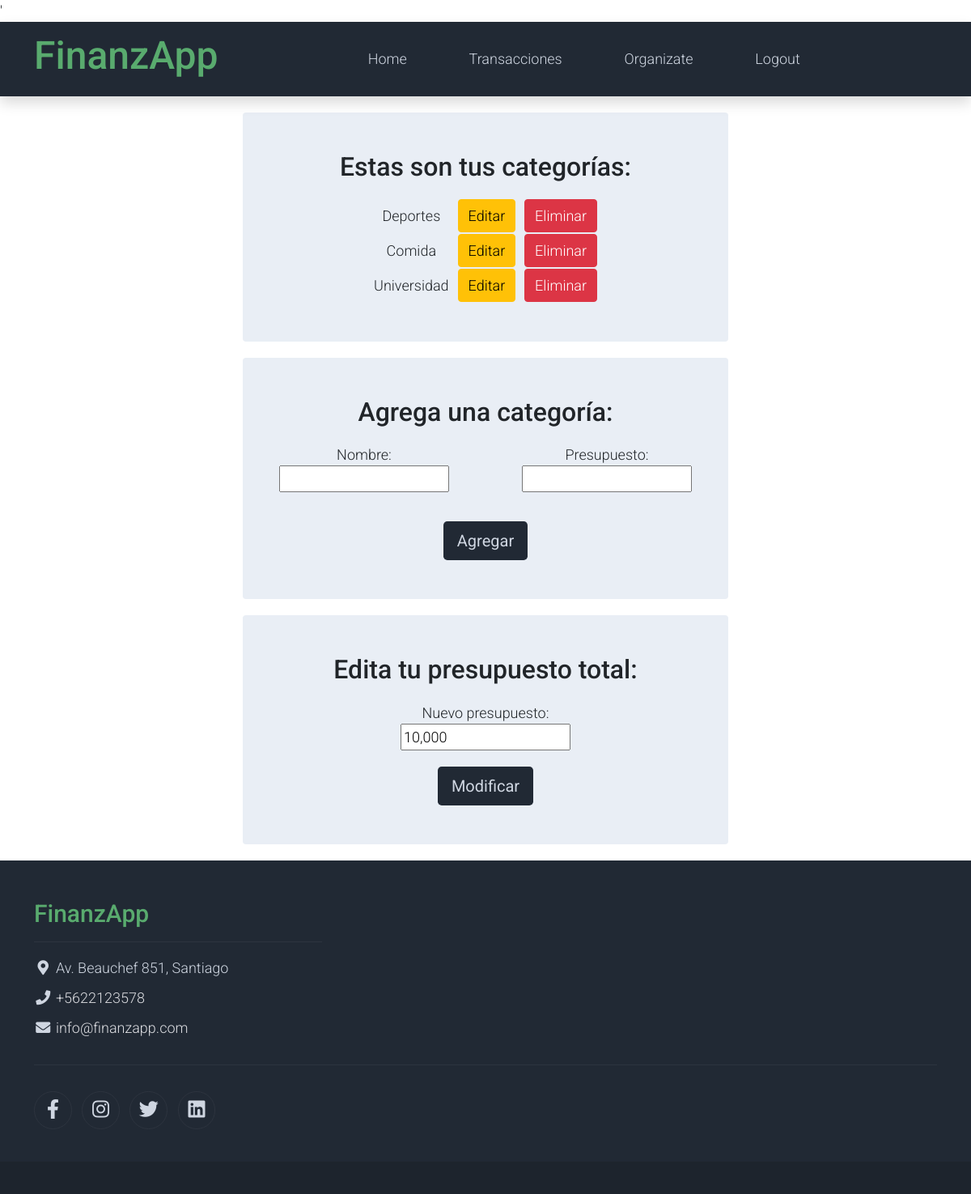
The app's page /organiza_tus_finanzas/ (signed in), older data.
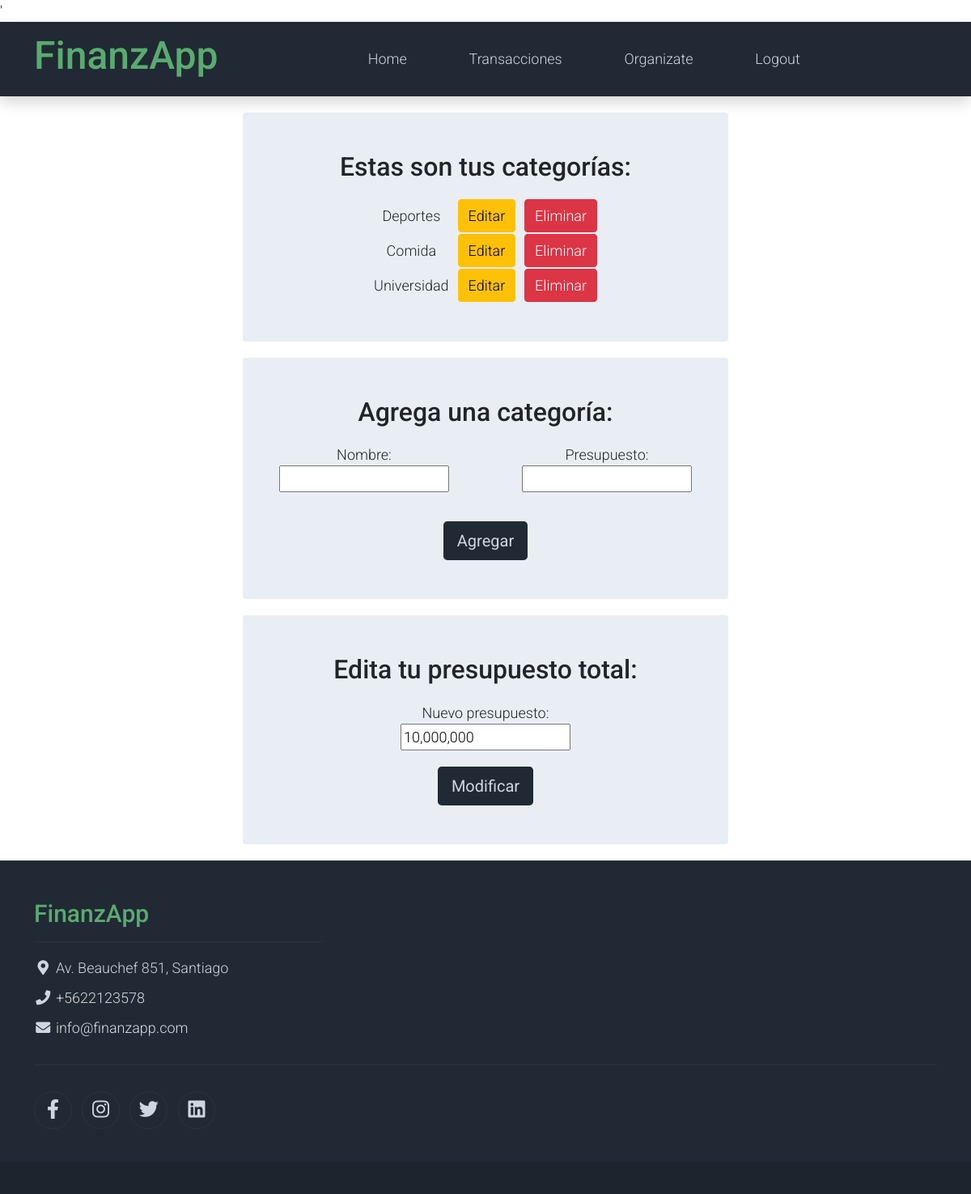
The same page, newer data.
### finanzapp/models.py (models this page shows)
class Category(models.Model):
    name = models.CharField(max_length=100)
    budget = models.FloatField(blank=True)
    user = models.ForeignKey(User, on_delete=models.CASCADE, related_name="categories", null=True)

class User(AbstractUser):
    display_name = models.CharField(max_length=100, blank=True)
    total = models.FloatField(default=0)
    budget = models.FloatField(blank=True, null=True)

### finanzapp/views.py (the view)
# urls.py: path('organiza_tus_finanzas/', organize_fin, name='organiza_finanzas'),
def organize_fin(request):
    if request.user.is_authenticated:
        if request.method == 'POST':
            if 'name' and 'budget' in request.POST:
                name = request.POST['name']
                budget = request.POST['budget']
                category = Category.objects.create(name=name, budget=budget, user=request.user)
                category.save()
                return redirect('organiza_finanzas')
            if 'global_budget' in request.POST:
                global_budget = request.POST['global_budget']
                request.user.budget = float(global_budget.replace(",",""))
                request.user.save()
                return redirect('organiza_finanzas')
        else:
            global_budget = request.user.budget
            categories = Category.objects.filter(user = request.user)
            return render(request, 'organiza_finanzas.html', {'categories': categories, 'global_budget': global_budget})
    else:
        return render(request, 'login.html', {'error_message': 'Nombre de usuario o contraseña incorrectos'})

### finanzapp/templates/organiza_finanzas.html (shortened to what this page needs)
{% extends 'base.html' %}
{% load humanize %}
{% block content %}
<div class="col-md-6 m-auto text-center">
    <div class="container-fluid bg-light py-5 rounded">
    <h2>Estas son tus categorías:</h2>
        <table class="col-md-6 m-auto text-center">
            {% for category in categories %}
            {% if category.name != "ninguna" %}
            <tr>
                <td>{{ category.name }}</td>
                <td><a class="btn btn-warning" href="/editCat/{{ category.id }}">Editar</a></td>
                <td><a class="btn btn-danger" href="/eliminarCat/{{ category.id }}">Eliminar</a></td>
            </tr>
            {% endif %}
            {% endfor %}
        </table>
    </div>
    <div class="container-fluid bg-light py-5 rounded">
        <h2>Agrega una categoría:</h2>
        <form method="post">
            <div class="row">
                <div class="form-group col-md-6 mb-3">
                    <label for="name">Nombre:</label>
                    <div class="another-custom-class">
                        <input type="text" name="name" required>
                    </div>
                </div>
                <div class="form-group col-md-6 mb-3">
                    <label for="budget">Presupuesto:</label>
                    <div class="another-custom-class">
                        <input type="number" name="budget" required>
                    </div>
                </div>
            </div>
            <button type="submit" class="btn bg-dark btn-lg px-3 text-light">Agregar</button>
        </form>
    </div>
    <div class="container-fluid bg-light py-5 rounded">
        <h2>Edita tu presupuesto total:</h2>
        <form method="post">
                <div class="form-group">
                    <label for="budget">Nuevo presupuesto:</label>
                    <div class="another-custom-class">
                        <input name="global_budget" value= "{{ global_budget|floatformat:0|intcomma }}" required>
                    </div>
                </div>
            <button type="submit" class="btn bg-dark btn-lg px-3 text-light">Modificar</button>
        </form>
    </div>
</div>
{% endblock %}

### finanzapp/templates/base.html (shortened to what this page needs)
{% load static %}
<!DOCTYPE html>
<html lang="en">
<head>
    <link rel="stylesheet" href="{% static 'css/bootstrap.min.css' %}">
    <link rel="stylesheet" href="{% static 'css/templatemo.css' %}">
    <link rel="stylesheet" href="{% static 'css/custom.css' %}">
    <link rel="stylesheet" href="{% static 'css/fontawesome.min.css' %}">
    <link rel="stylesheet" href="{% static 'css/edit.css' %}">
</head>
<body>
    {% include 'partials/_navbar.html' %}
    {% block content %} {% endblock %}
     {% include 'partials/_footer.html' %}
</body>
</html>

### finanzapp/templates/partials/_navbar.html (shortened to what this page needs)
{% load static %}
<nav class="navbar navbar-expand-lg bg-dark navbar-light shadow">
    <div class="container d-flex justify-content-between align-items-center">
        <a class="navbar-brand text-success logo h1 align-self-center" href="{% url 'index' %}">
            FinanzApp
        </a>
        <div class="align-self-center collapse navbar-collapse flex-fill  d-lg-flex justify-content-lg-between" id="templatemo_main_nav">
            <div class="flex-fill">
                <ul class="nav navbar-nav d-flex justify-content-between mx-lg-auto">
                    <li class="nav-item">
                        <a class="nav-link text-light" href="{% url 'index' %}">Home</a>
                    </li>
                    <li class="nav-item">
                        <a class="nav-link text-light" href="{% url 'list' %}">Transacciones</a>
                    </li>
                    <li class="nav-item">
                        <a class="nav-link text-light" href="{% url 'organiza_finanzas' %}">Organizate</a>
                    </li>
                    <li class="nav-item">
                        <a class="nav-link text-light" href="{% url 'logout' %}">Logout</a>
                    </li>
                </ul>
            </div>
        </div>
    </div>
</nav>

### finanzapp/templates/partials/_footer.html
<footer class="bg-dark" id="tempaltemo_footer">
    <div class="container">
        <div class="row">
            <div class="col-md-4 pt-5">
                <h2 class="h2 text-success border-bottom pb-3 border-light logo">FinanzApp</h2>
                <ul class="list-unstyled text-light footer-link-list">
                    <li>
                        <i class="fas fa-map-marker-alt fa-fw"></i>
                        Av. Beauchef 851, Santiago
                    </li>
                    <li>
                        <i class="fa fa-phone fa-fw"></i>
                        <a class="text-decoration-none" href="tel:010-020-0340">+5622123578</a>
                    </li>
                    <li>
                        <i class="fa fa-envelope fa-fw"></i>
                        <a class="text-decoration-none" href="mailto:info@company.com">info@finanzapp.com</a>
                    </li>
                </ul>
            </div>
        </div>
        <div class="row text-light mb-4">
            <div class="col-12 mb-3">
                <div class="w-100 my-3 border-top border-light"></div>
            </div>
            <div class="col-auto me-auto">
                <ul class="list-inline text-left footer-icons">
                    <li class="list-inline-item border border-light rounded-circle text-center">
                        <a class="text-light text-decoration-none" target="_blank" href="http://facebook.com/"><i class="fab fa-facebook-f fa-lg fa-fw"></i></a>
                    </li>
                    <li class="list-inline-item border border-light rounded-circle text-center">
                        <a class="text-light text-decoration-none" target="_blank" href="https://www.instagram.com/"><i class="fab fa-instagram fa-lg fa-fw"></i></a>
                    </li>
                    <li class="list-inline-item border border-light rounded-circle text-center">
                        <a class="text-light text-decoration-none" target="_blank" href="https://twitter.com/"><i class="fab fa-twitter fa-lg fa-fw"></i></a>
                    </li>
                    <li class="list-inline-item border border-light rounded-circle text-center">
                        <a class="text-light text-decoration-none" target="_blank" href="https://www.linkedin.com/"><i class="fab fa-linkedin fa-lg fa-fw"></i></a>
                    </li>
                </ul>
            </div>
        </div>
    </div>
    <div class="w-100 bg-black py-3">
        <div class="container">
            <div class="row pt-2">
            </div>
        </div>
    </div>
</footer>

### finanzapp_proj/static/css/templatemo.css (style rules this page uses)
body, ul, li, p, a, label, input, div { font-family: 'Roboto', sans-serif; font-size: 18px !important; font-weight: 300 !important; }
.h1 { font-family: 'Roboto', sans-serif; font-size: 48px !important; font-weight: 200 !important; }
.h2 { font-family: 'Roboto', sans-serif; font-size: 30px !important; font-weight: 300; }
.logo { font-weight: 500 !important; }
.text-success { color: #59ab6e !important; }
.text-light { color: #cfd6e1 !important; }
.bg-dark { background-color: #212934 !important; }
.bg-light { background-color: #e9eef5 !important; }
.bg-black { background-color: #1d242d !important; }
#templatemo_main_nav a { color: #212934; }
#tempaltemo_footer a { color: #dcdde1; }
#tempaltemo_footer ul.footer-link-list li { padding-top: 10px; }
#tempaltemo_footer ul.footer-icons li { width: 2.6em; height: 2.6em; line-height: 2.6em; }
#tempaltemo_footer .border-light { border-color: #2d343f !important; }
@media (min-width: 768px) { #templatemo_main_nav .navbar-nav { max-width: 450px; } }
@media (min-width: 992px) { #templatemo_main_nav .navbar-nav { max-width: 550px; } }

Row changes from the older to the newer data that the page shows:
changed User: global_budget "10,000" → "10,000,000"
